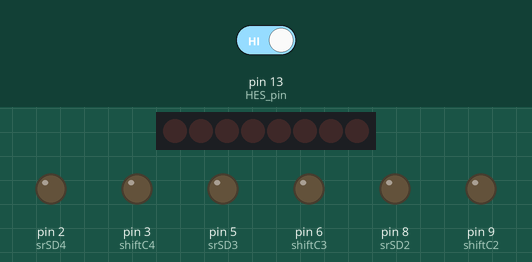
This sketch was run on a simulated Arduino Uno, built with avr-gcc and run on an emulated ATmega328P. Shown: 8 shift-register outputs drawn as a row of LEDs (first output left, lit = HIGH), output pins drawn as LEDs (lit = HIGH). Wiring (inferred from the names in the program): shift register (74HC595): data pin 11; shift clock pin 12; latch pin 10. Wiring (inferred from the signals the program sends): row of LEDs: on Q0, Q1, Q2, Q3, Q4, Q5, Q6, Q7. The inputs (shaded band) are chosen by the test bench; at power-on: pin 13 (HES_pin) HIGH. Pins used as bus, display or sensor lines are not drawn.

Above: at 1.2 s.
1.3 s: pin 13 (HES_pin) driven LOW
At 1.37 s:
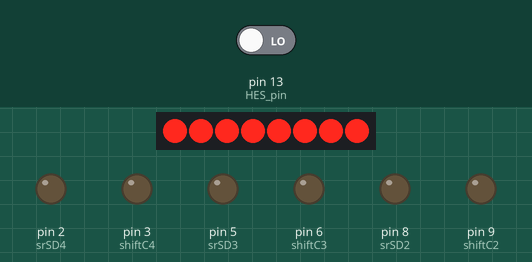
Timing chart, 0 to 4.3 s (numbered marks = the images above; inputs shaded):
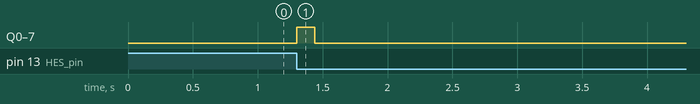

The sketch:

PoVCode.ino
```cpp
/* Code by
 *  Hans W. Tschohl
 *
 * This Code is used to display words to a Persistence of Vission Display
 * designed by Hans W. Tschohl.
 *
 * function distLetter will flash LEDs from both sides of the rotating 'fan'.
 */

// Numbers

int num9[] = { 48, 145, 145, 146, 124};
int num8[] = {110, 145, 145, 145, 110};
int num7[] = { 96, 128, 135, 152, 224};
int num6[] = { 62,  73, 137, 137,   6};
int num5[] = {250, 145, 145, 145, 142};
int num4[] = { 12,  52,  68, 255,   4};
int num3[] = { 70, 129, 145, 145, 110};
int num2[] = { 49, 131, 133, 137, 113};
int num1[] = {  0,  65, 255,   1,   0};
int num0[] = {126, 135, 153, 225, 126};

// Letters

int A[] = { 63,  72, 136,  72,  63};
int B[] = {255, 145, 145, 145, 110};
int C[] = {126, 129, 129, 129,  70};
int D[] = {225, 129, 129, 129, 126};
int E[] = {255, 145, 145, 145, 129};
int F[] = {255, 144, 144, 144, 128};
int G[] = {126, 129, 129, 137,  79};
int H[] = {255,  16,  16,  16, 255};
int I[] = {  0, 129, 255, 129,   0};
int J[] = {  2, 129, 255, 128,   0};
int K[] = {255,  16,  40,  68, 131};
int L[] = {255,   1,   1,   1,   1};
int M[] = {255,  96,  16,  96, 255};
int N[] = {255,  96,  24,   6, 255};
int O[] = {126, 129, 129, 129, 126};
int P[] = {255, 144, 144, 144,  96};
int Q[] = {124, 130, 138, 134, 125};
int R[] = {255, 144, 152, 148,  99};
int S[] = { 98, 145, 145, 145,  78};
int T[] = {128, 128, 255, 128, 128};
int U[] = {254,   1,   1,   1, 254};
int V[] = {254,  28,   3,  28, 254};
int W[] = {252,   7,  24,   7, 252};
int X[] = {195,  36,  24,  36, 195};
int Y[] = {192,  32,  31,  32, 192};
int Z[] = {199, 135, 145, 161, 195};
int Ao[]= { 15,  20, 164,  20,  15};
int Ae[]= { 15, 148,  36, 148,  15};
int Oe[]= { 30, 161,  33, 161,  30};
int Ue[]= { 62, 129,   1, 129,  62};
int Ss[]= {127, 132, 164,  88,   0};

int Test[]= {255,255,255,255,255};

//Symbols

int _[] = {  0,   0,   0,   0,   0};
int Exclaim[] ={  0,  0, 253, 0, 0};

// Pins

      // Shift Registers
int srSD1   = 11;   //srSD - Shifr Register Serial Data
int shiftC1 = 12;   //shift clock CP
int latchC1 = 10;   //latch clock CE

int srSD2   = 8;
int shiftC2 = 9;
int latchC2 = 7;

int srSD3   = 5;
int shiftC3 = 6;
int latchC3 = 4;

int srSD4   = 2;
int shiftC4 = 3;
int latchC4 = 0;

        //Hall effect sensor (positional sensor)
int HES_pin = 13;

// Variables

int letterDist;       // time delay between letters in ms
int nextArray;        // time delay between arrays in ms (5 arrays = 1 letter)
int revTime;           // time it takes for 1 revolution in ms

void setup()
{
  pinMode(HES_pin, INPUT);

  pinMode(srSD1, OUTPUT);
  pinMode(shiftC1, OUTPUT);
  pinMode(latchC1, OUTPUT);
  pinMode(srSD2, OUTPUT);
  pinMode(shiftC2, OUTPUT);
  pinMode(latchC2, OUTPUT);
  pinMode(srSD3, OUTPUT);
  pinMode(shiftC3, OUTPUT);
  pinMode(latchC3, OUTPUT);
  pinMode(srSD4, OUTPUT);
  pinMode(shiftC4, OUTPUT);
  pinMode(latchC4, OUTPUT);

//  pinMode(hbS1, OUTPUT);
//  pinMode(hbS2, OUTPUT);
//  pinMode(hbS3, OUTPUT);
//  pinMode(hbS4, OUTPUT);

  letterDist = 5;
  nextArray = 1;
  revTime = 2;
}

void dispLetter1(int letter[])
{
  int i; //i is the letter placement number

  for (int iCount = 0; iCount < 5; iCount++)
  {
    digitalWrite(latchC1, LOW);

    shiftOut(srSD1, shiftC1, MSBFIRST, letter[iCount]);
    digitalWrite(latchC1, HIGH);
    delay(nextArray);
  }
  digitalWrite(srSD1, 0);
  digitalWrite(latchC1, HIGH);
  delay(letterDist);
  digitalWrite(latchC1, LOW);
}

void dispLetter4(int letter[])
{
  int i; //i is the letter placement number

  for (int iCount = 0; iCount < 5; iCount++)
  {
    digitalWrite(latchC4, LOW);

    shiftOut(srSD4, shiftC4, MSBFIRST, letter[iCount]);
    digitalWrite(latchC4, HIGH);
    delay(nextArray);
  }
  digitalWrite(srSD4, 0);
  digitalWrite(latchC4, HIGH);
  delay(letterDist);
  digitalWrite(latchC4, LOW);
}

void loop()
{
  int numOfLetters;

  if(digitalRead(HES_pin)==LOW)
  {
    dispLetter1(H);
    dispLetter1(E);
    dispLetter1(J);
    dispLetter1(_);
    dispLetter1(H);
    dispLetter1(E);
    dispLetter1(J);
    dispLetter1(Exclaim);
    dispLetter1(Exclaim);

    numOfLetters = 9;

    revTime = (revTime/2) - numOfLetters*(5*nextArray + letterDist);
    delay(revTime);

    dispLetter4(H);
    dispLetter4(E);
    dispLetter4(J);
    dispLetter4(_);
    dispLetter4(H);
    dispLetter4(E);
    dispLetter4(J);
    dispLetter4(Exclaim);
    dispLetter4(Exclaim);
  }
}
```

Measured:
- after the input at 1.3 s, Q0–7: LOW → HIGH at once, → LOW 0.14 s later
